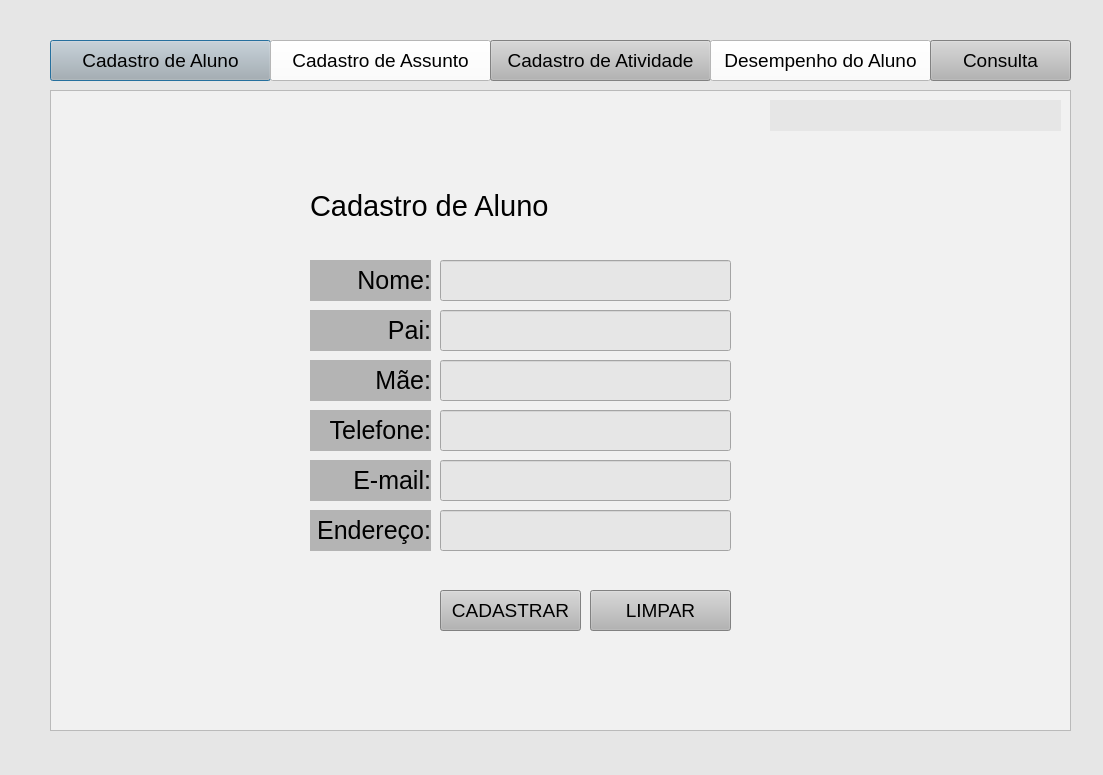
<?xml version="1.0" encoding="UTF-8"?>
<ui version="4.0">
 <class>Dialog</class>
 <widget class="QDialog" name="Dialog">
  <property name="geometry">
   <rect>
    <x>0</x>
    <y>0</y>
    <width>1103</width>
    <height>775</height>
   </rect>
  </property>
  <property name="windowTitle">
   <string>Cadastro de aluno</string>
  </property>
  <property name="styleSheet">
   <string notr="true">background-color: rgb(230, 230, 230);</string>
  </property>
  <widget class="QPushButton" name="Bt_CadastroAluno">
   <property name="geometry">
    <rect>
     <x>50</x>
     <y>40</y>
     <width>221</width>
     <height>41</height>
    </rect>
   </property>
   <property name="font">
    <font>
     <pointsize>14</pointsize>
    </font>
   </property>
   <property name="styleSheet">
    <string notr="true">background-color: rgb(180, 180, 180);</string>
   </property>
   <property name="text">
    <string>Cadastro de Aluno</string>
   </property>
  </widget>
  <widget class="QPushButton" name="Bt_CadastroAssunto">
   <property name="geometry">
    <rect>
     <x>270</x>
     <y>40</y>
     <width>221</width>
     <height>41</height>
    </rect>
   </property>
   <property name="font">
    <font>
     <pointsize>14</pointsize>
    </font>
   </property>
   <property name="styleSheet">
    <string notr="true">background-color: rgb(255, 255, 255);</string>
   </property>
   <property name="text">
    <string>Cadastro de Assunto</string>
   </property>
  </widget>
  <widget class="QPushButton" name="Bt_CadastroAtividade">
   <property name="geometry">
    <rect>
     <x>490</x>
     <y>40</y>
     <width>221</width>
     <height>41</height>
    </rect>
   </property>
   <property name="font">
    <font>
     <pointsize>14</pointsize>
    </font>
   </property>
   <property name="styleSheet">
    <string notr="true">background-color: rgb(180, 180, 180);</string>
   </property>
   <property name="text">
    <string>Cadastro de Atividade</string>
   </property>
  </widget>
  <widget class="QPushButton" name="Bt_CadastroDesempenho">
   <property name="geometry">
    <rect>
     <x>710</x>
     <y>40</y>
     <width>221</width>
     <height>41</height>
    </rect>
   </property>
   <property name="font">
    <font>
     <pointsize>14</pointsize>
    </font>
   </property>
   <property name="styleSheet">
    <string notr="true">background-color: rgb(255, 255, 255);</string>
   </property>
   <property name="text">
    <string>Desempenho do Aluno</string>
   </property>
  </widget>
  <widget class="QPushButton" name="Bt_CadastroConsulta">
   <property name="geometry">
    <rect>
     <x>930</x>
     <y>40</y>
     <width>141</width>
     <height>41</height>
    </rect>
   </property>
   <property name="font">
    <font>
     <pointsize>14</pointsize>
    </font>
   </property>
   <property name="styleSheet">
    <string notr="true">background-color: rgb(180, 180, 180);</string>
   </property>
   <property name="text">
    <string>Consulta</string>
   </property>
  </widget>
  <widget class="QTextBrowser" name="textBrowser">
   <property name="geometry">
    <rect>
     <x>50</x>
     <y>90</y>
     <width>1021</width>
     <height>641</height>
    </rect>
   </property>
   <property name="mouseTracking">
    <bool>false</bool>
   </property>
   <property name="styleSheet">
    <string notr="true">background-color: rgb(241, 241, 241);</string>
   </property>
   <property name="frameShadow">
    <enum>QFrame::Plain</enum>
   </property>
  </widget>
  <widget class="QLineEdit" name="nomeAluno">
   <property name="geometry">
    <rect>
     <x>440</x>
     <y>260</y>
     <width>291</width>
     <height>41</height>
    </rect>
   </property>
  </widget>
  <widget class="QLineEdit" name="nomePai">
   <property name="geometry">
    <rect>
     <x>440</x>
     <y>310</y>
     <width>291</width>
     <height>41</height>
    </rect>
   </property>
  </widget>
  <widget class="QLineEdit" name="nomeMae">
   <property name="geometry">
    <rect>
     <x>440</x>
     <y>360</y>
     <width>291</width>
     <height>41</height>
    </rect>
   </property>
  </widget>
  <widget class="QLineEdit" name="telefoneAluno">
   <property name="geometry">
    <rect>
     <x>440</x>
     <y>410</y>
     <width>291</width>
     <height>41</height>
    </rect>
   </property>
  </widget>
  <widget class="QLineEdit" name="emailAluno">
   <property name="geometry">
    <rect>
     <x>440</x>
     <y>460</y>
     <width>291</width>
     <height>41</height>
    </rect>
   </property>
  </widget>
  <widget class="QLineEdit" name="enderecoAluno">
   <property name="geometry">
    <rect>
     <x>440</x>
     <y>510</y>
     <width>291</width>
     <height>41</height>
    </rect>
   </property>
  </widget>
  <widget class="QPushButton" name="Bt_Cadastrar">
   <property name="geometry">
    <rect>
     <x>440</x>
     <y>590</y>
     <width>141</width>
     <height>41</height>
    </rect>
   </property>
   <property name="font">
    <font>
     <pointsize>14</pointsize>
    </font>
   </property>
   <property name="styleSheet">
    <string notr="true">background-color: rgb(180, 180, 180);</string>
   </property>
   <property name="text">
    <string>CADASTRAR</string>
   </property>
  </widget>
  <widget class="QPushButton" name="Bt_Limpar">
   <property name="geometry">
    <rect>
     <x>590</x>
     <y>590</y>
     <width>141</width>
     <height>41</height>
    </rect>
   </property>
   <property name="font">
    <font>
     <pointsize>14</pointsize>
    </font>
   </property>
   <property name="styleSheet">
    <string notr="true">background-color: rgb(180, 180, 180);</string>
   </property>
   <property name="text">
    <string>LIMPAR</string>
   </property>
  </widget>
  <widget class="QLabel" name="label">
   <property name="geometry">
    <rect>
     <x>310</x>
     <y>260</y>
     <width>121</width>
     <height>41</height>
    </rect>
   </property>
   <property name="font">
    <font>
     <pointsize>19</pointsize>
    </font>
   </property>
   <property name="styleSheet">
    <string notr="true">background-color: rgb(180, 180, 180);</string>
   </property>
   <property name="text">
    <string>&lt;html&gt;&lt;head/&gt;&lt;body&gt;&lt;p align=&quot;right&quot;&gt;Nome:&lt;/p&gt;&lt;/body&gt;&lt;/html&gt;</string>
   </property>
  </widget>
  <widget class="QLabel" name="label_2">
   <property name="geometry">
    <rect>
     <x>310</x>
     <y>310</y>
     <width>121</width>
     <height>41</height>
    </rect>
   </property>
   <property name="font">
    <font>
     <pointsize>19</pointsize>
    </font>
   </property>
   <property name="styleSheet">
    <string notr="true">background-color: rgb(180, 180, 180);</string>
   </property>
   <property name="text">
    <string>&lt;html&gt;&lt;head/&gt;&lt;body&gt;&lt;p align=&quot;right&quot;&gt;Pai:&lt;/p&gt;&lt;/body&gt;&lt;/html&gt;</string>
   </property>
  </widget>
  <widget class="QLabel" name="label_3">
   <property name="geometry">
    <rect>
     <x>310</x>
     <y>410</y>
     <width>121</width>
     <height>41</height>
    </rect>
   </property>
   <property name="font">
    <font>
     <pointsize>19</pointsize>
    </font>
   </property>
   <property name="styleSheet">
    <string notr="true">background-color: rgb(180, 180, 180);</string>
   </property>
   <property name="text">
    <string>&lt;html&gt;&lt;head/&gt;&lt;body&gt;&lt;p align=&quot;right&quot;&gt;Telefone:&lt;/p&gt;&lt;/body&gt;&lt;/html&gt;</string>
   </property>
  </widget>
  <widget class="QLabel" name="label_4">
   <property name="geometry">
    <rect>
     <x>310</x>
     <y>460</y>
     <width>121</width>
     <height>41</height>
    </rect>
   </property>
   <property name="font">
    <font>
     <pointsize>19</pointsize>
    </font>
   </property>
   <property name="styleSheet">
    <string notr="true">background-color: rgb(180, 180, 180);</string>
   </property>
   <property name="text">
    <string>&lt;html&gt;&lt;head/&gt;&lt;body&gt;&lt;p align=&quot;right&quot;&gt;E-mail:&lt;/p&gt;&lt;/body&gt;&lt;/html&gt;</string>
   </property>
  </widget>
  <widget class="QLabel" name="label_5">
   <property name="geometry">
    <rect>
     <x>310</x>
     <y>510</y>
     <width>121</width>
     <height>41</height>
    </rect>
   </property>
   <property name="font">
    <font>
     <pointsize>19</pointsize>
    </font>
   </property>
   <property name="styleSheet">
    <string notr="true">background-color: rgb(180, 180, 180);</string>
   </property>
   <property name="text">
    <string>&lt;html&gt;&lt;head/&gt;&lt;body&gt;&lt;p align=&quot;right&quot;&gt;Endereço:&lt;/p&gt;&lt;/body&gt;&lt;/html&gt;</string>
   </property>
  </widget>
  <widget class="QLabel" name="label_6">
   <property name="geometry">
    <rect>
     <x>310</x>
     <y>180</y>
     <width>271</width>
     <height>51</height>
    </rect>
   </property>
   <property name="font">
    <font>
     <pointsize>22</pointsize>
     <weight>50</weight>
     <italic>false</italic>
     <bold>false</bold>
     <underline>false</underline>
    </font>
   </property>
   <property name="styleSheet">
    <string notr="true">background-color: rgb(241, 241, 241);</string>
   </property>
   <property name="text">
    <string>Cadastro de Aluno</string>
   </property>
  </widget>
  <widget class="QLabel" name="label_7">
   <property name="geometry">
    <rect>
     <x>310</x>
     <y>360</y>
     <width>121</width>
     <height>41</height>
    </rect>
   </property>
   <property name="font">
    <font>
     <pointsize>19</pointsize>
    </font>
   </property>
   <property name="styleSheet">
    <string notr="true">background-color: rgb(180, 180, 180);</string>
   </property>
   <property name="text">
    <string>&lt;html&gt;&lt;head/&gt;&lt;body&gt;&lt;p align=&quot;right&quot;&gt;Mãe:&lt;/p&gt;&lt;/body&gt;&lt;/html&gt;</string>
   </property>
  </widget>
  <widget class="QLabel" name="Lb_cadastrado">
   <property name="geometry">
    <rect>
     <x>770</x>
     <y>100</y>
     <width>291</width>
     <height>31</height>
    </rect>
   </property>
   <property name="maximumSize">
    <size>
     <width>291</width>
     <height>31</height>
    </size>
   </property>
   <property name="palette">
    <palette>
     <active>
      <colorrole role="WindowText">
       <brush brushstyle="SolidPattern">
        <color alpha="255">
         <red>0</red>
         <green>0</green>
         <blue>127</blue>
        </color>
       </brush>
      </colorrole>
      <colorrole role="Button">
       <brush brushstyle="SolidPattern">
        <color alpha="255">
         <red>230</red>
         <green>230</green>
         <blue>230</blue>
        </color>
       </brush>
      </colorrole>
      <colorrole role="Base">
       <brush brushstyle="SolidPattern">
        <color alpha="255">
         <red>230</red>
         <green>230</green>
         <blue>230</blue>
        </color>
       </brush>
      </colorrole>
      <colorrole role="Window">
       <brush brushstyle="SolidPattern">
        <color alpha="255">
         <red>230</red>
         <green>230</green>
         <blue>230</blue>
        </color>
       </brush>
      </colorrole>
     </active>
     <inactive>
      <colorrole role="WindowText">
       <brush brushstyle="SolidPattern">
        <color alpha="255">
         <red>0</red>
         <green>0</green>
         <blue>127</blue>
        </color>
       </brush>
      </colorrole>
      <colorrole role="Button">
       <brush brushstyle="SolidPattern">
        <color alpha="255">
         <red>230</red>
         <green>230</green>
         <blue>230</blue>
        </color>
       </brush>
      </colorrole>
      <colorrole role="Base">
       <brush brushstyle="SolidPattern">
        <color alpha="255">
         <red>230</red>
         <green>230</green>
         <blue>230</blue>
        </color>
       </brush>
      </colorrole>
      <colorrole role="Window">
       <brush brushstyle="SolidPattern">
        <color alpha="255">
         <red>230</red>
         <green>230</green>
         <blue>230</blue>
        </color>
       </brush>
      </colorrole>
     </inactive>
     <disabled>
      <colorrole role="WindowText">
       <brush brushstyle="SolidPattern">
        <color alpha="255">
         <red>120</red>
         <green>120</green>
         <blue>120</blue>
        </color>
       </brush>
      </colorrole>
      <colorrole role="Button">
       <brush brushstyle="SolidPattern">
        <color alpha="255">
         <red>230</red>
         <green>230</green>
         <blue>230</blue>
        </color>
       </brush>
      </colorrole>
      <colorrole role="Base">
       <brush brushstyle="SolidPattern">
        <color alpha="255">
         <red>230</red>
         <green>230</green>
         <blue>230</blue>
        </color>
       </brush>
      </colorrole>
      <colorrole role="Window">
       <brush brushstyle="SolidPattern">
        <color alpha="255">
         <red>230</red>
         <green>230</green>
         <blue>230</blue>
        </color>
       </brush>
      </colorrole>
     </disabled>
    </palette>
   </property>
   <property name="font">
    <font>
     <pointsize>12</pointsize>
    </font>
   </property>
   <property name="mouseTracking">
    <bool>false</bool>
   </property>
   <property name="frameShadow">
    <enum>QFrame::Sunken</enum>
   </property>
   <property name="text">
    <string>&lt;html&gt;&lt;head/&gt;&lt;body&gt;&lt;p&gt;&lt;br/&gt;&lt;/p&gt;&lt;/body&gt;&lt;/html&gt;</string>
   </property>
  </widget>
 </widget>
 <resources/>
 <connections/>
</ui>
